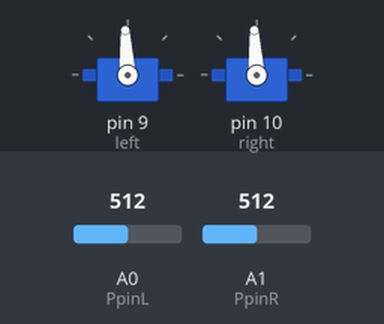
A sketch run on a simulated Arduino Uno, built with avr-gcc and run on an emulated ATmega328P. Shown: 2 × servo. Inputs (shaded band) come from the test bench; at power-on: A0 (PpinL) = 512, A1 (PpinR) = 512.

Above: at 1.2 s.
1.3 s: A0 (PpinL) set to 716
At 2.5 s:
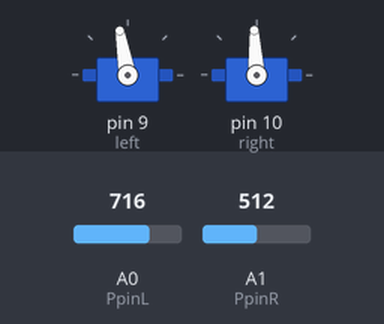
2.8 s: A1 (PpinR) set to 716
At 3.7 s:
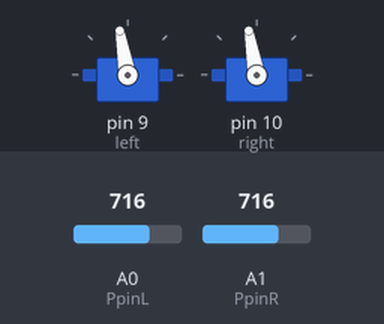
4.3 s: A0 (PpinL) set to 511
At 4.8 s:
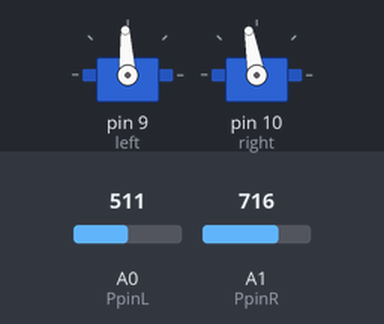
5.8 s: A1 (PpinR) set to 122
At 7.0 s:
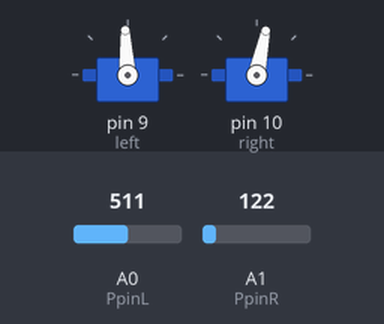
7.3 s: A0 (PpinL) set to 122
At 8.3 s:
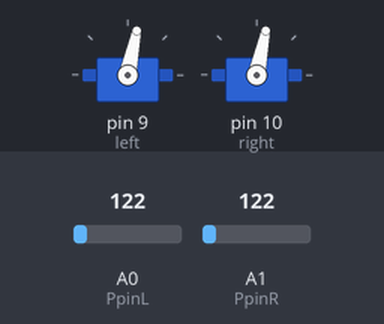
8.8 s: A1 (PpinR) set to 306
At 9.4 s:
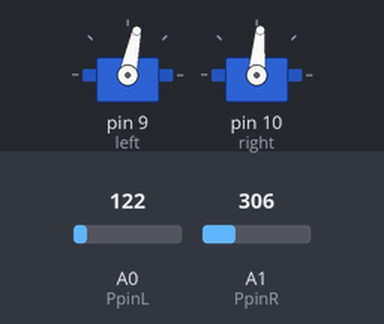
Timing chart, 0 to 11.3 s (numbered marks = the images above; inputs shaded):
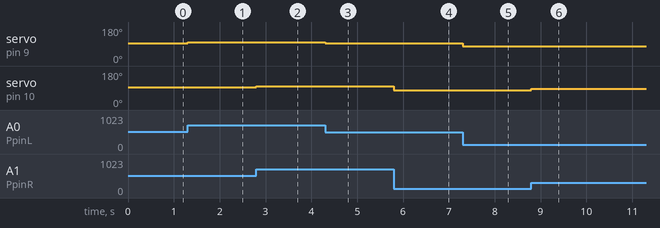

Measured:
- after the input at 1.3 s, servo on pin 9 (left): 93° → 100° at once
- after the input at 2.8 s, servo on pin 10 (right): 93° → 100° at once
- after the input at 4.3 s, servo on pin 9 (left): 100° → 93° at once
- after the input at 5.8 s, servo on pin 10 (right): 100° → 78° at once
- after the input at 7.3 s, servo on pin 9 (left): 93° → 78° at once
- after the input at 8.8 s, servo on pin 10 (right): 78° → 85° at once

The sketch:

lab_6.ino
```cpp
/*
 Lab 6 Controlling a servo position using a potentiometer
 Ethan Sayles
 Augdan Wilson

*/

#include <Servo.h>

Servo left;  //set servos left and right
Servo right;

int PpinL = 0; //assign a potentiometer pin for left servo
int PpinR = 1; //assign a potentiometer pin for right servo

void setup()
{
  left.attach(9);  // attach the left servo to the servo object
  right.attach(10);// attach the right servo to the servo object
}

void loop()
{
  int valueL = analogRead(PpinL);      //get a value from the left potentiometer
  int valueR = analogRead(PpinR);      //get a value from the right potentiometer
  //valueL = map(valueL,0,1023,1300,1700);    *alternative method*
  //valueR = map(valueR,0,1023,1300,1700);    *alternative method*
  valueL = (valueL*25)/64 + 1300;    //convert said value to a useful format
  valueR = (valueR*25)/64 + 1300;    //convert said value to a useful format
  left.writeMicroseconds(valueL);    //cause left servo to turn at the value
  right.writeMicroseconds(valueR);   //cause right servo to turn at the value

}
```
